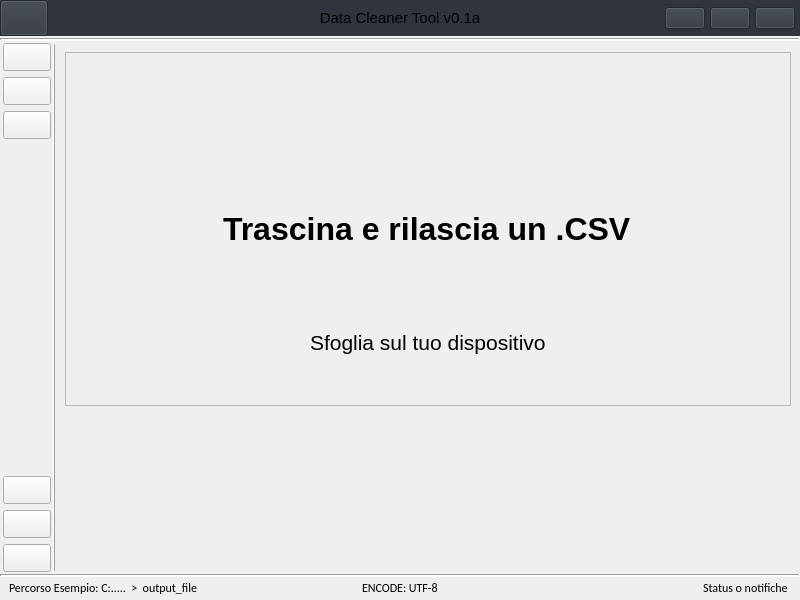
<?xml version="1.0" encoding="UTF-8"?>
<ui version="4.0">
 <class>MainWindow</class>
 <widget class="QMainWindow" name="MainWindow">
  <property name="geometry">
   <rect>
    <x>0</x>
    <y>0</y>
    <width>800</width>
    <height>600</height>
   </rect>
  </property>
  <property name="minimumSize">
   <size>
    <width>800</width>
    <height>600</height>
   </size>
  </property>
  <property name="font">
   <font>
    <family>Calibri</family>
    <pointsize>11</pointsize>
   </font>
  </property>
  <property name="windowTitle">
   <string>Data Cleaner Tool v0.1a</string>
  </property>
  <property name="styleSheet">
   <string notr="true">
#MenuBtn{
	border:none;
	background-color:transparent;
	background:none;
	padding: 0;
	margin: 0;
	color:
}

/*-----QWidget-----*/
QWidget
{
	background-color: #222429;
	color: #eee;

}


/*-----QLabel-----*/
QLabel
{
	background-color: transparent;
	color: #eee;

}


/*-----QMenuBar-----*/
QMenuBar 
{
	background-color: qlineargradient(spread:repeat, x1:1, y1:0, x2:1, y2:1, stop:0 rgba(83, 83, 83, 255),stop:0.293269 rgba(81, 81, 81, 255),stop:0.634615 rgba(79, 79, 79, 255),stop:1 rgba(83, 83, 83, 255));
	border: 1px solid #343434;
	color: #eee;
	font-weight: bold;

}


QMenuBar::item 
{
	background-color: transparent;

}


QMenuBar::item:selected 
{
	background-color: #303030;
	color: #fff;

}


QMenuBar::item:pressed 
{
	background-color: qlineargradient(spread:repeat, x1:1, y1:0, x2:1, y2:1, stop:0 rgba(89, 89, 89, 255),stop:1 rgba(66, 66, 66, 255));
	border: 1px solid #000;
	color: #fff;

}


/*-----QMenu-----*/
QMenu
{
    background-color: #fff;
    border: 1px solid #222;
    padding: 4px;
	color: #000;

}


QMenu::item
{
    background-color: transparent;
    padding: 2px 20px 2px 20px;

}


QMenu::item:disabled
{
    color: #555;
    background-color: transparent;
    padding: 2px 20px 2px 20px;

}


QMenu::item:selected
{
    background-color: #91c9f7;
    color: #000;

}


/*-----QToolBar-----*/
QToolBar
{
	background-color: qlineargradient(spread:repeat, x1:1, y1:0, x2:1, y2:1, stop:0 rgba(83, 83, 83, 255),stop:0.293269 rgba(81, 81, 81, 255),stop:0.634615 rgba(79, 79, 79, 255),stop:1 rgba(83, 83, 83, 255));
	border-top: none;
	border-bottom: 1px solid #343434;
	border-left: 1px solid #343434;
	border-right: 1px solid #343434;

}


/*-----QPushButton-----*/
QPushButton {
	text-align: center;
    border-radius: 6px;
}

QPushButton:hover
{
	background-color: #30353d;
}

QPushButton:pressed
{
	background-color: #3573f0;

}

QPushButton:checked
{
	background-color: #3573f0;
}

/*-----QToolButton-----*/
QToolButton 
{
	background-color: qlineargradient(spread:repeat, x1:1, y1:0, x2:1, y2:1, stop:0 rgba(121, 121, 121, 255),stop:1 rgba(98, 98, 98, 255));
	color: #eee;
	border: 2px solid #30353d;
	border-radius: 4px;
	padding: 2px;
	margin-left: 5px
}


QToolButton:hover
{
	background-color: #8b8b8b;
	
}


QToolButton:pressed
{
	background-color: #353534;

}


QToolButton:checked
{
	background-color: #353534;
	border: 1px solid gray;
}


/*-----QDockWidget-----*/
QDockWidget
{
	color: #eee;
	font-weight: bold;
}


QDockWidget &gt; QWidget
{
	background-color: qlineargradient(spread:repeat, x1:1, y1:0, x2:1, y2:1, stop:0 rgba(83, 83, 83, 255),stop:0.293269 rgba(81, 81, 81, 255),stop:0.634615 rgba(79, 79, 79, 255),stop:1 rgba(83, 83, 83, 255));
	border: 1px solid #646564;
	border-top: none;
}


QDockWidget::title 
{
	background-color: qlineargradient(spread:repeat, x1:1, y1:0, x2:1, y2:1, stop:0 rgba(77, 77, 77, 255),stop:0.451923 rgba(64, 64, 64, 255),stop:1 rgba(41, 41, 41, 255));
	border: 1px solid #646564;
	padding: 2px;

}


QDockWidget::close-button
{
	max-width: 14px;
	max-height: 14px;
	margin-top:1px;

}


QDockWidget::float-button
{
	max-width: 14px;
	max-height: 14px;
	margin-top:1px;

}


QDockWidget::close-button:hover
{
	border: none;
	background-color: none;

}


QDockWidget::float-button:hover
{
	border: none;
	background-color: none;

}


/*-----QLineEdit-----*/
QLineEdit
{
	background-color: #363636;
	color : #eee;
	border: 1px solid #343434;
	border-radius : 2px;
	padding: 2px;

}


/*-----QSpinBox &amp; QDoubleSpinBox-----*/
QSpinBox,
QDoubleSpinBox 
{
    background-color: #363636;
	color : #eee;
	border: 1px solid #343434;
	padding: 2px;
    border-radius : 2px;

}


QSpinBox::up-button, 
QDoubleSpinBox::up-button
{
	border-top-right-radius:2px;
	background-color: #777777;
    width: 16px; 
    border-width: 1px;

}


QSpinBox::up-button:hover, 
QDoubleSpinBox::up-button:hover
{
	background-color: #585858;

}


QSpinBox::up-button:pressed, 
QDoubleSpinBox::up-button:pressed
{
	background-color: #252525;
    width: 16px; 
    border-width: 1px;

}


QSpinBox::up-arrow,
QDoubleSpinBox::up-arrow
{
    image: url(://arrow-up.png);
    width: 7px;
    height: 7px;

}


QSpinBox::down-button, 
QDoubleSpinBox::down-button
{
	border-bottom-right-radius:2px;
	background-color: #777777;
    width: 16px; 
    border-width: 1px;

}


QSpinBox::down-button:hover, 
QDoubleSpinBox::down-button:hover
{
	background-color: #585858;

}


QSpinBox::down-button:pressed, 
QDoubleSpinBox::down-button:pressed
{
	background-color: #252525;
    width: 16px; 
    border-width: 1px;

}


QSpinBox::down-arrow,
QDoubleSpinBox::down-arrow
{
    image: url(://arrow-down.png);
    width: 7px;
    height: 7px;

}


/*-----QListView-----*/
QListView 
{
	background-color: qlineargradient(spread:repeat, x1:1, y1:0, x2:1, y2:1, stop:0 rgba(83, 83, 83, 255),stop:0.293269 rgba(81, 81, 81, 255),stop:0.634615 rgba(79, 79, 79, 255),stop:1 rgba(83, 83, 83, 255));
    border : none;
    color: white;
    show-decoration-selected: 1; 
    outline: 0;
	border: 1px solid gray;

}


QListView::disabled 
{
	background-color: #656565;
	color: #1b1b1b;
    border: 1px solid #656565;

}


QListView::item 
{
    padding: 1px;

}


QListView::item:alternate 
{
    background-color: #4a4b4d;

}


QListView::item:selected 
{
    border: 1px solid #6a6ea9;
    border: none;
    color: rgb(0, 0, 0);

}


QListView::item:selected:!active 
{
    background-color: #b7b9be;
    border: none;
    color: rgb(0, 0, 0);

}


QListView::item:selected:active 
{
    background-color: #b7b9be;
    border: none;
    color: rgb(0, 0, 0);

}


QListView::item:hover {
    background-color: #262626;
    border: none;
    color: white;

}


/*-----QScrollBar-----*/
QScrollBar:horizontal
{
    border: 1px solid #222222;
    background-color: #3d3d3d;
    height: 15px;
    margin: -2px 16px 0 16px;

}


QScrollBar::handle:horizontal
{
    background-color: qlineargradient(spread:repeat, x1:1, y1:0, x2:1, y2:1, stop:0 rgba(150, 150, 150, 255),stop:1 rgba(107, 107, 107, 255));
	border-radius: 6px;
    min-height: 20px;

}


QScrollBar::add-line:horizontal
{
    background-color: #3d3d3d;
    width: 17px;
    subcontrol-position: right;
    subcontrol-origin: margin;

}


QScrollBar::sub-line:horizontal
{
    border: 1px solid #3d3d3d;
    background-color: #3d3d3d;
    width: 17px;
    subcontrol-position: left;
    subcontrol-origin: margin;

}


QScrollBar::right-arrow:horizontal
{
    image: url(://arrow-right.png);
    width: 6px;
    height: 6px;

}


QScrollBar::left-arrow:horizontal
{
    image: url(://arrow-left.png);
    width: 6px;
    height: 6px;

}


QScrollBar::add-page:horizontal, QScrollBar::sub-page:horizontal
{
    background: none;

}


QScrollBar:vertical
{
    background-color: #3d3d3d;
    width: 15px;
    margin: 16px 0px 16px -2px;
    border: 1px solid #222222;

}


QScrollBar::handle:vertical
{
    background-color: qlineargradient(spread:repeat, x1:1, y1:0, x2:1, y2:1, stop:0 rgba(150, 150, 150, 255),stop:1 rgba(107, 107, 107, 255));
	border-radius: 6px;
    min-height: 20px;

}


QScrollBar::add-line:vertical
{
    border: 1px solid #3d3d3d;
    background-color: #3d3d3d;
    height: 15px;
    subcontrol-position: bottom;
    subcontrol-origin: margin;

}


QScrollBar::sub-line:vertical
{
    border: 1px solid #3d3d3d;
    background-color: #3d3d3d;
    height: 15px;
    subcontrol-position: top;
    subcontrol-origin: margin;

}


QScrollBar::up-arrow:vertical
{
    image: url(://arrow-up.png);
    width: 6px;
    height: 6px;

}


QScrollBar::down-arrow:vertical
{
    image: url(://arrow-down.png);
    width: 6px;
    height: 6px;

}


QScrollBar::add-page:vertical, QScrollBar::sub-page:vertical
{
    background: none;

}


/*-----QStatusBar-----*/
QStatusBar 
{
	background-color: qlineargradient(spread:repeat, x1:1, y1:0, x2:1, y2:1, stop:0 rgba(83, 83, 83, 255),stop:0.293269 rgba(81, 81, 81, 255),stop:0.634615 rgba(79, 79, 79, 255),stop:1 rgba(83, 83, 83, 255));
	color: #eee;
	border: 1px solid #343434;

}


/*-----QSizeGrip-----*/
QSizeGrip 
{
	background-color: image(&quot;./ressources/sizegrip.png&quot;); /*To replace*/
	border: none;

}

</string>
  </property>
  <property name="animated">
   <bool>false</bool>
  </property>
  <widget class="QWidget" name="mainWidget">
   <layout class="QVBoxLayout" name="verticalLayout_11">
    <property name="spacing">
     <number>2</number>
    </property>
    <property name="sizeConstraint">
     <enum>QLayout::SetDefaultConstraint</enum>
    </property>
    <property name="leftMargin">
     <number>0</number>
    </property>
    <property name="topMargin">
     <number>0</number>
    </property>
    <property name="rightMargin">
     <number>0</number>
    </property>
    <property name="bottomMargin">
     <number>0</number>
    </property>
    <item>
     <widget class="QWidget" name="headerContainer" native="true">
      <property name="styleSheet">
       <string notr="true">background-color: rgb(48, 53, 61);</string>
      </property>
      <layout class="QHBoxLayout" name="horizontalLayout_2">
       <property name="spacing">
        <number>0</number>
       </property>
       <property name="leftMargin">
        <number>0</number>
       </property>
       <property name="topMargin">
        <number>0</number>
       </property>
       <property name="rightMargin">
        <number>0</number>
       </property>
       <property name="bottomMargin">
        <number>0</number>
       </property>
       <item alignment="Qt::AlignLeft">
        <widget class="QFrame" name="leftHeaderSection">
         <property name="enabled">
          <bool>true</bool>
         </property>
         <property name="font">
          <font>
           <family>Arial Narrow</family>
           <pointsize>12</pointsize>
          </font>
         </property>
         <property name="frameShape">
          <enum>QFrame::NoFrame</enum>
         </property>
         <property name="frameShadow">
          <enum>QFrame::Raised</enum>
         </property>
         <property name="lineWidth">
          <number>0</number>
         </property>
         <layout class="QHBoxLayout" name="horizontalLayout_5">
          <property name="spacing">
           <number>0</number>
          </property>
          <property name="leftMargin">
           <number>0</number>
          </property>
          <property name="topMargin">
           <number>0</number>
          </property>
          <property name="rightMargin">
           <number>0</number>
          </property>
          <property name="bottomMargin">
           <number>0</number>
          </property>
          <item>
           <widget class="QPushButton" name="MenuBtn">
            <property name="sizePolicy">
             <sizepolicy hsizetype="Preferred" vsizetype="Fixed">
              <horstretch>0</horstretch>
              <verstretch>0</verstretch>
             </sizepolicy>
            </property>
            <property name="minimumSize">
             <size>
              <width>0</width>
              <height>36</height>
             </size>
            </property>
            <property name="font">
             <font>
              <family>Segoe UI</family>
              <pointsize>11</pointsize>
             </font>
            </property>
            <property name="toolTip">
             <string>Menu</string>
            </property>
            <property name="text">
             <string/>
            </property>
            <property name="icon">
             <iconset resource="../../resource.qrc">
              <normaloff>:/icons/icons/align-justify.svg</normaloff>:/icons/icons/align-justify.svg</iconset>
            </property>
            <property name="iconSize">
             <size>
              <width>32</width>
              <height>32</height>
             </size>
            </property>
           </widget>
          </item>
         </layout>
        </widget>
       </item>
       <item>
        <widget class="QFrame" name="centralHeaderSection">
         <property name="frameShape">
          <enum>QFrame::NoFrame</enum>
         </property>
         <property name="frameShadow">
          <enum>QFrame::Plain</enum>
         </property>
         <property name="lineWidth">
          <number>0</number>
         </property>
         <layout class="QVBoxLayout" name="verticalLayout">
          <property name="spacing">
           <number>0</number>
          </property>
          <property name="leftMargin">
           <number>0</number>
          </property>
          <property name="topMargin">
           <number>0</number>
          </property>
          <property name="rightMargin">
           <number>0</number>
          </property>
          <property name="bottomMargin">
           <number>0</number>
          </property>
          <item>
           <widget class="QLabel" name="windowsMainTitle">
            <property name="font">
             <font>
              <pointsize>11</pointsize>
             </font>
            </property>
            <property name="frameShape">
             <enum>QFrame::NoFrame</enum>
            </property>
            <property name="text">
             <string>Data Cleaner Tool v0.1a</string>
            </property>
            <property name="alignment">
             <set>Qt::AlignCenter</set>
            </property>
            <property name="margin">
             <number>9</number>
            </property>
           </widget>
          </item>
         </layout>
        </widget>
       </item>
       <item alignment="Qt::AlignRight">
        <widget class="QFrame" name="systemBtns">
         <property name="frameShape">
          <enum>QFrame::NoFrame</enum>
         </property>
         <property name="frameShadow">
          <enum>QFrame::Raised</enum>
         </property>
         <property name="lineWidth">
          <number>0</number>
         </property>
         <layout class="QHBoxLayout" name="horizontalLayout_6">
          <property name="spacing">
           <number>5</number>
          </property>
          <property name="topMargin">
           <number>6</number>
          </property>
          <property name="rightMargin">
           <number>5</number>
          </property>
          <property name="bottomMargin">
           <number>6</number>
          </property>
          <item>
           <widget class="QPushButton" name="closeBtn">
            <property name="toolTip">
             <string>Close</string>
            </property>
            <property name="text">
             <string/>
            </property>
            <property name="icon">
             <iconset resource="../../resource.qrc">
              <normaloff>:/icons/icons/closeIconMacOS.svg</normaloff>:/icons/icons/closeIconMacOS.svg</iconset>
            </property>
            <property name="iconSize">
             <size>
              <width>14</width>
              <height>14</height>
             </size>
            </property>
            <property name="checkable">
             <bool>true</bool>
            </property>
            <property name="checked">
             <bool>false</bool>
            </property>
            <property name="autoRepeat">
             <bool>false</bool>
            </property>
            <property name="autoRepeatDelay">
             <number>10</number>
            </property>
           </widget>
          </item>
          <item>
           <widget class="QPushButton" name="minimizeBtn">
            <property name="toolTip">
             <string>Minimize</string>
            </property>
            <property name="text">
             <string/>
            </property>
            <property name="icon">
             <iconset resource="../../resource.qrc">
              <normaloff>:/icons/icons/minimizeIconMacOS.svg</normaloff>:/icons/icons/minimizeIconMacOS.svg</iconset>
            </property>
            <property name="iconSize">
             <size>
              <width>14</width>
              <height>14</height>
             </size>
            </property>
            <property name="checkable">
             <bool>true</bool>
            </property>
            <property name="autoDefault">
             <bool>false</bool>
            </property>
           </widget>
          </item>
          <item>
           <widget class="QPushButton" name="restoreBtn">
            <property name="toolTip">
             <string>Resize</string>
            </property>
            <property name="text">
             <string/>
            </property>
            <property name="icon">
             <iconset resource="../../resource.qrc">
              <normaloff>:/icons/icons/fullscreenIconMacOS.svg</normaloff>:/icons/icons/fullscreenIconMacOS.svg</iconset>
            </property>
            <property name="iconSize">
             <size>
              <width>14</width>
              <height>14</height>
             </size>
            </property>
            <property name="checkable">
             <bool>true</bool>
            </property>
           </widget>
          </item>
         </layout>
        </widget>
       </item>
      </layout>
     </widget>
    </item>
    <item>
     <widget class="Line" name="lineHeader">
      <property name="frameShadow">
       <enum>QFrame::Sunken</enum>
      </property>
      <property name="lineWidth">
       <number>2</number>
      </property>
      <property name="orientation">
       <enum>Qt::Horizontal</enum>
      </property>
     </widget>
    </item>
    <item>
     <widget class="QWidget" name="centralContainer" native="true">
      <layout class="QHBoxLayout" name="horizontalLayout">
       <property name="spacing">
        <number>0</number>
       </property>
       <property name="leftMargin">
        <number>2</number>
       </property>
       <property name="topMargin">
        <number>0</number>
       </property>
       <property name="rightMargin">
        <number>0</number>
       </property>
       <property name="bottomMargin">
        <number>0</number>
       </property>
       <item alignment="Qt::AlignLeft">
        <widget class="QWidget" name="leftMenuContainer" native="true">
         <layout class="QHBoxLayout" name="horizontalLayout_4">
          <property name="spacing">
           <number>0</number>
          </property>
          <property name="leftMargin">
           <number>1</number>
          </property>
          <property name="topMargin">
           <number>0</number>
          </property>
          <property name="rightMargin">
           <number>0</number>
          </property>
          <property name="bottomMargin">
           <number>0</number>
          </property>
          <item>
           <widget class="QWidget" name="leftMenuSubContainer" native="true">
            <layout class="QVBoxLayout" name="verticalLayout_7">
             <property name="spacing">
              <number>0</number>
             </property>
             <property name="leftMargin">
              <number>0</number>
             </property>
             <property name="topMargin">
              <number>0</number>
             </property>
             <property name="rightMargin">
              <number>2</number>
             </property>
             <property name="bottomMargin">
              <number>0</number>
             </property>
             <item>
              <widget class="QFrame" name="frame_5">
               <property name="sizePolicy">
                <sizepolicy hsizetype="Preferred" vsizetype="Preferred">
                 <horstretch>0</horstretch>
                 <verstretch>0</verstretch>
                </sizepolicy>
               </property>
               <property name="font">
                <font>
                 <family>Segoe UI</family>
                 <pointsize>11</pointsize>
                </font>
               </property>
               <property name="frameShape">
                <enum>QFrame::NoFrame</enum>
               </property>
               <property name="frameShadow">
                <enum>QFrame::Raised</enum>
               </property>
               <layout class="QVBoxLayout" name="verticalLayout_9">
                <property name="spacing">
                 <number>6</number>
                </property>
                <property name="leftMargin">
                 <number>0</number>
                </property>
                <property name="topMargin">
                 <number>0</number>
                </property>
                <property name="rightMargin">
                 <number>0</number>
                </property>
                <property name="bottomMargin">
                 <number>0</number>
                </property>
                <item>
                 <widget class="QPushButton" name="homeBtn">
                  <property name="minimumSize">
                   <size>
                    <width>0</width>
                    <height>28</height>
                   </size>
                  </property>
                  <property name="font">
                   <font>
                    <family>Segoe UI</family>
                    <pointsize>11</pointsize>
                   </font>
                  </property>
                  <property name="toolTip">
                   <string>Home</string>
                  </property>
                  <property name="text">
                   <string/>
                  </property>
                  <property name="icon">
                   <iconset resource="../../resource.qrc">
                    <normaloff>:/icons/icons/home.svg</normaloff>:/icons/icons/home.svg</iconset>
                  </property>
                  <property name="iconSize">
                   <size>
                    <width>24</width>
                    <height>24</height>
                   </size>
                  </property>
                 </widget>
                </item>
                <item>
                 <widget class="QPushButton" name="editBtn">
                  <property name="minimumSize">
                   <size>
                    <width>0</width>
                    <height>28</height>
                   </size>
                  </property>
                  <property name="font">
                   <font>
                    <family>Segoe UI</family>
                    <pointsize>11</pointsize>
                   </font>
                  </property>
                  <property name="toolTip">
                   <string>Advanced options</string>
                  </property>
                  <property name="text">
                   <string/>
                  </property>
                  <property name="icon">
                   <iconset resource="../../resource.qrc">
                    <normaloff>:/icons/icons/edit.svg</normaloff>:/icons/icons/edit.svg</iconset>
                  </property>
                  <property name="iconSize">
                   <size>
                    <width>24</width>
                    <height>24</height>
                   </size>
                  </property>
                 </widget>
                </item>
                <item>
                 <widget class="QPushButton" name="previewBtn">
                  <property name="minimumSize">
                   <size>
                    <width>0</width>
                    <height>28</height>
                   </size>
                  </property>
                  <property name="font">
                   <font>
                    <family>Segoe UI</family>
                    <pointsize>11</pointsize>
                   </font>
                  </property>
                  <property name="toolTip">
                   <string>Preview</string>
                  </property>
                  <property name="text">
                   <string/>
                  </property>
                  <property name="icon">
                   <iconset resource="../../resource.qrc">
                    <normaloff>:/icons/icons/table.svg</normaloff>:/icons/icons/table.svg</iconset>
                  </property>
                  <property name="iconSize">
                   <size>
                    <width>24</width>
                    <height>24</height>
                   </size>
                  </property>
                 </widget>
                </item>
               </layout>
              </widget>
             </item>
             <item>
              <spacer name="verticalSpacer">
               <property name="orientation">
                <enum>Qt::Vertical</enum>
               </property>
               <property name="sizeHint" stdset="0">
                <size>
                 <width>20</width>
                 <height>40</height>
                </size>
               </property>
              </spacer>
             </item>
             <item alignment="Qt::AlignBottom">
              <widget class="QFrame" name="frame_6">
               <property name="frameShape">
                <enum>QFrame::NoFrame</enum>
               </property>
               <property name="frameShadow">
                <enum>QFrame::Raised</enum>
               </property>
               <layout class="QVBoxLayout" name="verticalLayout_10">
                <property name="spacing">
                 <number>6</number>
                </property>
                <property name="leftMargin">
                 <number>0</number>
                </property>
                <property name="topMargin">
                 <number>0</number>
                </property>
                <property name="rightMargin">
                 <number>0</number>
                </property>
                <property name="bottomMargin">
                 <number>0</number>
                </property>
                <item>
                 <widget class="QPushButton" name="settingBtn">
                  <property name="minimumSize">
                   <size>
                    <width>0</width>
                    <height>28</height>
                   </size>
                  </property>
                  <property name="font">
                   <font>
                    <family>Segoe UI</family>
                    <pointsize>11</pointsize>
                   </font>
                  </property>
                  <property name="toolTip">
                   <string>Change theme</string>
                  </property>
                  <property name="text">
                   <string/>
                  </property>
                  <property name="icon">
                   <iconset resource="../../resource.qrc">
                    <normaloff>:/icons/icons/settings.svg</normaloff>:/icons/icons/settings.svg</iconset>
                  </property>
                  <property name="iconSize">
                   <size>
                    <width>24</width>
                    <height>24</height>
                   </size>
                  </property>
                 </widget>
                </item>
                <item>
                 <widget class="QPushButton" name="infoBtn">
                  <property name="minimumSize">
                   <size>
                    <width>0</width>
                    <height>28</height>
                   </size>
                  </property>
                  <property name="font">
                   <font>
                    <family>Segoe UI</family>
                    <pointsize>11</pointsize>
                   </font>
                  </property>
                  <property name="toolTip">
                   <string>More information</string>
                  </property>
                  <property name="text">
                   <string/>
                  </property>
                  <property name="icon">
                   <iconset resource="../../resource.qrc">
                    <normaloff>:/icons/icons/info.svg</normaloff>:/icons/icons/info.svg</iconset>
                  </property>
                  <property name="iconSize">
                   <size>
                    <width>24</width>
                    <height>24</height>
                   </size>
                  </property>
                 </widget>
                </item>
                <item>
                 <widget class="QPushButton" name="helpBtn">
                  <property name="minimumSize">
                   <size>
                    <width>0</width>
                    <height>28</height>
                   </size>
                  </property>
                  <property name="font">
                   <font>
                    <family>Segoe UI</family>
                    <pointsize>11</pointsize>
                   </font>
                  </property>
                  <property name="toolTip">
                   <string>Help</string>
                  </property>
                  <property name="text">
                   <string/>
                  </property>
                  <property name="icon">
                   <iconset resource="../../resource.qrc">
                    <normaloff>:/icons/icons/help-circle.svg</normaloff>:/icons/icons/help-circle.svg</iconset>
                  </property>
                  <property name="iconSize">
                   <size>
                    <width>24</width>
                    <height>24</height>
                   </size>
                  </property>
                 </widget>
                </item>
               </layout>
              </widget>
             </item>
            </layout>
           </widget>
          </item>
         </layout>
        </widget>
       </item>
       <item>
        <widget class="Line" name="lineVertical">
         <property name="frameShadow">
          <enum>QFrame::Raised</enum>
         </property>
         <property name="orientation">
          <enum>Qt::Vertical</enum>
         </property>
        </widget>
       </item>
       <item>
        <widget class="QWidget" name="mainBodyContainer" native="true">
         <property name="sizePolicy">
          <sizepolicy hsizetype="Expanding" vsizetype="Expanding">
           <horstretch>0</horstretch>
           <verstretch>0</verstretch>
          </sizepolicy>
         </property>
         <property name="minimumSize">
          <size>
           <width>560</width>
           <height>0</height>
          </size>
         </property>
         <layout class="QVBoxLayout" name="verticalLayout_2">
          <item>
           <widget class="QFrame" name="Dropboxframe">
            <property name="sizePolicy">
             <sizepolicy hsizetype="Expanding" vsizetype="Expanding">
              <horstretch>0</horstretch>
              <verstretch>7</verstretch>
             </sizepolicy>
            </property>
            <property name="frameShape">
             <enum>QFrame::StyledPanel</enum>
            </property>
            <property name="frameShadow">
             <enum>QFrame::Raised</enum>
            </property>
            <layout class="QVBoxLayout" name="verticalLayout_3">
             <item alignment="Qt::AlignHCenter|Qt::AlignTop">
              <widget class="QLabel" name="uploadIcon">
               <property name="minimumSize">
                <size>
                 <width>88</width>
                 <height>88</height>
                </size>
               </property>
               <property name="maximumSize">
                <size>
                 <width>88</width>
                 <height>88</height>
                </size>
               </property>
               <property name="text">
                <string/>
               </property>
               <property name="textFormat">
                <enum>Qt::AutoText</enum>
               </property>
               <property name="pixmap">
                <pixmap resource="../../resource.qrc">:/icons/icons/uploadDocument.png</pixmap>
               </property>
               <property name="scaledContents">
                <bool>true</bool>
               </property>
              </widget>
             </item>
             <item alignment="Qt::AlignHCenter|Qt::AlignVCenter">
              <widget class="QLabel" name="dragLabel">
               <property name="font">
                <font>
                 <family>Tahoma</family>
                 <pointsize>24</pointsize>
                 <italic>false</italic>
                 <bold>true</bold>
                 <underline>false</underline>
                </font>
               </property>
               <property name="text">
                <string>Trascina e rilascia un .CSV</string>
               </property>
              </widget>
             </item>
             <item alignment="Qt::AlignHCenter">
              <widget class="QLabel" name="browseFileLabel">
               <property name="font">
                <font>
                 <family>Tahoma</family>
                 <pointsize>16</pointsize>
                </font>
               </property>
               <property name="text">
                <string>Sfoglia sul tuo dispositivo</string>
               </property>
              </widget>
             </item>
            </layout>
           </widget>
          </item>
          <item>
           <widget class="QFrame" name="basicSettingsFrame">
            <property name="sizePolicy">
             <sizepolicy hsizetype="Expanding" vsizetype="Expanding">
              <horstretch>0</horstretch>
              <verstretch>3</verstretch>
             </sizepolicy>
            </property>
            <property name="frameShape">
             <enum>QFrame::NoFrame</enum>
            </property>
            <property name="frameShadow">
             <enum>QFrame::Raised</enum>
            </property>
           </widget>
          </item>
         </layout>
        </widget>
       </item>
      </layout>
     </widget>
    </item>
    <item>
     <widget class="Line" name="lineFooter">
      <property name="autoFillBackground">
       <bool>false</bool>
      </property>
      <property name="styleSheet">
       <string notr="true">color: rgb(48, 53, 61);</string>
      </property>
      <property name="frameShadow">
       <enum>QFrame::Sunken</enum>
      </property>
      <property name="lineWidth">
       <number>2</number>
      </property>
      <property name="orientation">
       <enum>Qt::Horizontal</enum>
      </property>
     </widget>
    </item>
    <item>
     <widget class="QWidget" name="footerContainer" native="true">
      <layout class="QHBoxLayout" name="horizontalLayout_3">
       <property name="spacing">
        <number>0</number>
       </property>
       <property name="topMargin">
        <number>1</number>
       </property>
       <property name="bottomMargin">
        <number>4</number>
       </property>
       <item alignment="Qt::AlignLeft|Qt::AlignVCenter">
        <widget class="QLabel" name="labelFooterLeft">
         <property name="font">
          <font>
           <pointsize>9</pointsize>
          </font>
         </property>
         <property name="text">
          <string>Percorso Esempio: C:.....  &gt;  output_file</string>
         </property>
        </widget>
       </item>
       <item alignment="Qt::AlignHCenter|Qt::AlignVCenter">
        <widget class="QLabel" name="labelFooterCenter">
         <property name="font">
          <font>
           <pointsize>9</pointsize>
          </font>
         </property>
         <property name="text">
          <string>ENCODE: UTF-8</string>
         </property>
        </widget>
       </item>
       <item alignment="Qt::AlignRight|Qt::AlignVCenter">
        <widget class="QLabel" name="labelFooterRight">
         <property name="font">
          <font>
           <pointsize>9</pointsize>
          </font>
         </property>
         <property name="text">
          <string>Status o notifiche </string>
         </property>
        </widget>
       </item>
      </layout>
     </widget>
    </item>
   </layout>
  </widget>
 </widget>
 <resources>
  <include location="../../resource.qrc"/>
 </resources>
 <connections/>
</ui>
